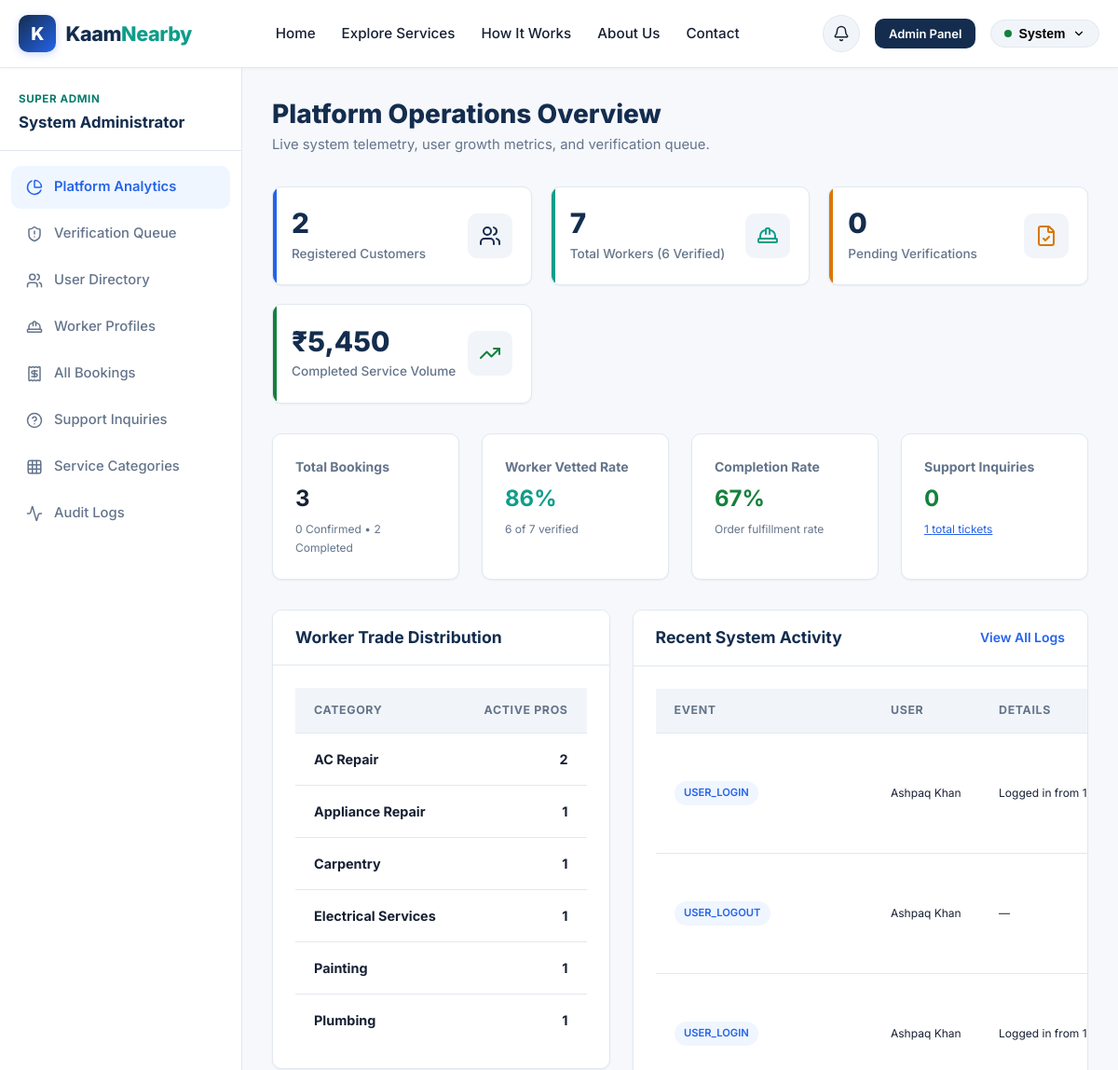
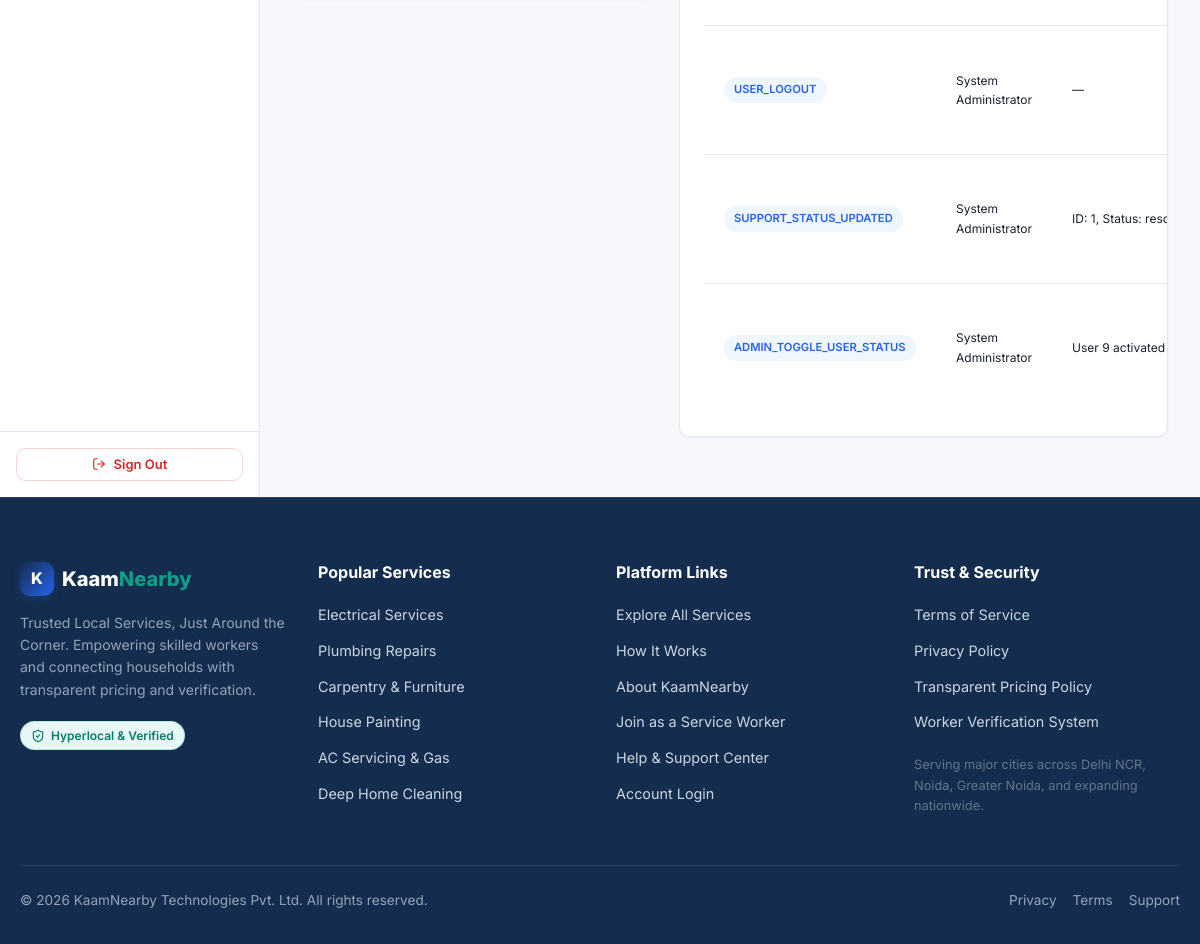
The page /admin/dashboard (signed in) on the database its author committed (2 pictures, top to bottom).
### tables this page shows
CREATE TABLE users (
    id INTEGER PRIMARY KEY AUTOINCREMENT,
    name TEXT NOT NULL,
    email TEXT UNIQUE NOT NULL,
    password_hash TEXT NOT NULL,
    role TEXT NOT NULL CHECK(role IN ('customer', 'worker', 'admin')),
    phone TEXT,
    city TEXT NOT NULL,
    is_active INTEGER DEFAULT 1,
    created_at TIMESTAMP DEFAULT CURRENT_TIMESTAMP
);

CREATE TABLE audit_logs (
    id INTEGER PRIMARY KEY AUTOINCREMENT,
    user_id INTEGER REFERENCES users(id),
    action TEXT NOT NULL,
    details TEXT,
    ip_address TEXT,
    created_at TIMESTAMP DEFAULT CURRENT_TIMESTAMP
);

### app.py (the view)
    @app.route('/admin/dashboard')
    @admin_required
    def admin_dashboard():
        db = get_db()
        total_customers = db.execute("SELECT COUNT(id) FROM users WHERE role = 'customer'").fetchone()[0]
        total_workers = db.execute("SELECT COUNT(id) FROM workers").fetchone()[0]
        pending_verifications = db.execute("SELECT COUNT(id) FROM verifications WHERE status = 'pending'").fetchone()[0]
        approved_workers = db.execute("SELECT COUNT(id) FROM workers WHERE verification_status = 'approved'").fetchone()[0]
        total_bookings = db.execute("SELECT COUNT(id) FROM bookings").fetchone()[0]
        confirmed_bookings = db.execute("SELECT COUNT(id) FROM bookings WHERE status = 'confirmed'").fetchone()[0]
        completed_bookings = db.execute("SELECT COUNT(id) FROM bookings WHERE status = 'completed'").fetchone()[0]
        volume_row = db.execute("SELECT SUM(agreed_price) FROM bookings WHERE status = 'completed'").fetchone()
        platform_gmv = volume_row[0] if volume_row and volume_row[0] else 0.0
        open_support_messages = db.execute("SELECT COUNT(id) FROM support_messages WHERE status = 'open'").fetchone()[0]
        total_support_messages = db.execute("SELECT COUNT(id) FROM support_messages").fetchone()[0]
        category_stats = db.execute("""
            SELECT category, COUNT(id) as count
            FROM workers
            GROUP BY category
            ORDER BY count DESC
        """).fetchall()
        recent_audits = db.execute("""
            SELECT a.*, u.name as user_name, u.role as user_role
            FROM audit_logs a
            LEFT JOIN users u ON a.user_id = u.id
            ORDER BY a.created_at DESC LIMIT 6
        """).fetchall()
        return render_template(
            'admin/dashboard.html',
            total_customers=total_customers,
            total_workers=total_workers,
            pending_verifications=pending_verifications,
            approved_workers=approved_workers,
            total_bookings=total_bookings,
            confirmed_bookings=confirmed_bookings,
            completed_bookings=completed_bookings,
            platform_gmv=platform_gmv,
            open_support_messages=open_support_messages,
            total_support_messages=total_support_messages,
            category_stats=category_stats,
            recent_audits=recent_audits
        )

### templates/admin/dashboard.html (shortened to what this page needs)
{% extends 'base.html' %}
{% block content %}
<div class="dashboard-layout">
  {% include 'partials/sidebar.html' %}
  <div class="dashboard-content">
    <div class="dashboard-header">
      <div>
        <h1 class="dashboard-title">Platform Operations Overview</h1>
        <p class="dashboard-subtitle">Live system telemetry, user growth metrics, and verification queue.</p>
      </div>
    </div>
    <div class="stats-grid">
      <div class="stat-card">
        <div class="stat-info">
          <div class="stat-value">{{ total_customers }}</div>
          <div class="stat-label">Registered Customers</div>
        </div>
        <div class="stat-icon"><i data-lucide="users"></i></div>
      </div>
      <div class="stat-card stat-teal">
        <div class="stat-info">
          <div class="stat-value">{{ total_workers }}</div>
          <div class="stat-label">Total Workers ({{ approved_workers }} Verified)</div>
        </div>
        <div class="stat-icon" style="color: var(--teal-accent);"><i data-lucide="hard-hat"></i></div>
      </div>
      <div class="stat-card stat-amber">
        <div class="stat-info">
          <div class="stat-value">{{ pending_verifications }}</div>
          <div class="stat-label">Pending Verifications</div>
        </div>
        <div class="stat-icon" style="color: var(--color-warning);"><i data-lucide="file-check"></i></div>
      </div>
      <div class="stat-card stat-green">
        <div class="stat-info">
          <div class="stat-value">{{ platform_gmv|currency }}</div>
          <div class="stat-label">Completed Service Volume</div>
        </div>
        <div class="stat-icon" style="color: var(--color-success);"><i data-lucide="trending-up"></i></div>
      </div>
    </div>
    <div class="grid grid-cols-4 gap-6 mb-8">
      <div class="card" style="margin-bottom: 0;">
        <div class="card-body">
          <div class="text-sm font-bold text-muted uppercase">Total Bookings</div>
          <div class="text-2xl font-bold mt-1">{{ total_bookings }}</div>
          <div class="text-xs text-muted mt-1">{{ confirmed_bookings }} Confirmed &bull; {{ completed_bookings }} Completed</div>
        </div>
      </div>
      <div class="card" style="margin-bottom: 0;">
        <div class="card-body">
          <div class="text-sm font-bold text-muted uppercase">Worker Vetted Rate</div>
          <div class="text-2xl font-bold mt-1" style="color: var(--teal-accent);">
            {{ ((approved_workers / total_workers) * 100)|round(0)|int if total_workers > 0 else 0 }}%
          </div>
          <div class="text-xs text-muted mt-1">{{ approved_workers }} of {{ total_workers }} verified</div>
        </div>
      </div>
      <div class="card" style="margin-bottom: 0;">
        <div class="card-body">
          <div class="text-sm font-bold text-muted uppercase">Completion Rate</div>
          <div class="text-2xl font-bold mt-1" style="color: var(--color-success);">
            {{ ((completed_bookings / total_bookings) * 100)|round(0)|int if total_bookings > 0 else 0 }}%
          </div>
          <div class="text-xs text-muted mt-1">Order fulfillment rate</div>
        </div>
      </div>
      <div class="card" style="margin-bottom: 0;">
        <div class="card-body">
          <div class="text-sm font-bold text-muted uppercase">Support Inquiries</div>
          <div class="text-2xl font-bold mt-1" style="color: {{ 'var(--color-error)' if open_support_messages > 0 else 'var(--color-success)' }};">
            {{ open_support_messages }}
          </div>
          <div class="text-xs text-muted mt-1">
            <a href="{{ url_for('admin_support') }}" style="text-decoration: underline;">{{ total_support_messages }} total tickets</a>
          </div>
        </div>
      </div>
    </div>
    <div style="display: grid; grid-template-columns: 1fr 1.35fr; gap: 1.5rem; align-items: flex-start;">
      <div class="card">
        <div class="card-header">
          <h3 class="card-title">Worker Trade Distribution</h3>
        </div>
        <div class="card-body p-0">
          <table class="data-table">
            <thead>
              <tr>
                <th>Category</th>
                <th class="text-right">Active Pros</th>
              </tr>
            </thead>
            <tbody>
              {% for c in category_stats %}
                <tr>
                  <td><strong>{{ c.category }}</strong></td>
                  <td class="text-right font-bold">{{ c.count }}</td>
                </tr>
              {% else %}
                <tr>
                  <td colspan="2" class="text-center text-muted">No worker trade data available.</td>
                </tr>
              {% endfor %}
            </tbody>
          </table>
        </div>
      </div>
      <div class="card">
        <div class="card-header">
          <h3 class="card-title">Recent System Activity</h3>
          <a href="{{ url_for('admin_audit_logs') }}" class="text-sm font-semibold">View All Logs</a>
        </div>
        <div class="card-body p-0">
          <table class="data-table">
            <thead>
              <tr>
                <th>Event</th>
                <th>User</th>
                <th>Details</th>
              </tr>
            </thead>
            <tbody>
              {% for a in recent_audits %}
                <tr>
                  <td>
                    <span class="badge" style="background:#EFF6FF; color:var(--primary-blue); font-size:0.7rem;">{{ a.action }}</span>
                  </td>
                  <td class="text-xs">{{ a.user_name or 'System' }}</td>
                  <td class="text-xs text-muted" style="max-width:180px; overflow:hidden; text-overflow:ellipsis; white-space:nowrap;">{{ a.details or '—' }}</td>
                </tr>
              {% else %}
                <tr>
                  <td colspan="4" class="text-center text-muted">No audit logs recorded yet.</td>
                </tr>
              {% endfor %}
            </tbody>
          </table>
        </div>
      </div>
    </div>
  </div>
</div>
{% endblock %}

### templates/partials/navbar.html (shortened to what this page needs)
<nav class="navbar">
  <div class="container nav-container">
    <a href="{{ url_for('index') }}" class="brand-logo">
      <div class="brand-icon-box">K</div>
      <span>Kaam<span class="accent">Nearby</span></span>
    </a>
    <ul class="nav-links" id="navLinks">
      <li><a href="{{ url_for('index') }}" class="{{ 'active' if request.endpoint == 'index' else '' }}">Home</a></li>
      <li><a href="{{ url_for('services') }}" class="{{ 'active' if request.endpoint == 'services' else '' }}">Explore Services</a></li>
      <li><a href="{{ url_for('how_it_works') }}" class="{{ 'active' if request.endpoint == 'how_it_works' else '' }}">How It Works</a></li>
      <li><a href="{{ url_for('about') }}" class="{{ 'active' if request.endpoint == 'about' else '' }}">About Us</a></li>
      <li><a href="{{ url_for('contact') }}" class="{{ 'active' if request.endpoint == 'contact' else '' }}">Contact</a></li>
    </ul>
    <div class="nav-actions">
      {% if current_user %}
        <a href="{{ url_for('notifications') }}" class="notif-btn" title="Notifications">
          <i data-lucide="bell" style="width: 18px; height: 18px;"></i>
        </a>
        {% if current_user.role == 'customer' %}
          <a href="{{ url_for('customer_dashboard') }}" class="btn btn-outline-primary btn-sm">Dashboard</a>
        {% elif current_user.role == 'worker' %}
          <a href="{{ url_for('worker_dashboard') }}" class="btn btn-teal btn-sm">Worker Hub</a>
        {% elif current_user.role == 'admin' %}
          <a href="{{ url_for('admin_dashboard') }}" class="btn btn-navy btn-sm">Admin Panel</a>
        {% endif %}
        <div class="user-dropdown">
          <button class="dropdown-trigger" id="userDropdownTrigger" type="button">
            <span style="display:inline-block; width:8px; height:8px; border-radius:50%; background:var(--color-success);"></span>
            <span>{{ current_user.name.split(' ')[0] }}</span>
            <i data-lucide="chevron-down" style="width: 14px; height: 14px;"></i>
          </button>
        </div>
      {% else %}
        <a href="{{ url_for('login') }}" class="btn btn-outline btn-sm">Log In</a>
        <a href="{{ url_for('register') }}" class="btn btn-primary btn-sm">Get Started</a>
      {% endif %}
    </div>
  </div>
</nav>

### templates/partials/sidebar.html (shortened to what this page needs)
<aside class="sidebar">
  <div>
    <div class="sidebar-header">
      <div class="sidebar-user-role">
        {% if current_user.role == 'customer' %}
          Customer Portal
        {% elif current_user.role == 'worker' %}
          Worker Hub
        {% elif current_user.role == 'admin' %}
          Super Admin
        {% endif %}
      </div>
      <div class="sidebar-user-name">{{ current_user.name }}</div>
    </div>
    <ul class="sidebar-nav">
      {% if current_user.role == 'customer' %}
        <li>
          <a href="{{ url_for('customer_dashboard') }}" class="{{ 'active' if request.endpoint == 'customer_dashboard' else '' }}">
            <i data-lucide="layout-dashboard"></i> Overview
          </a>
        </li>
        <li>
          <a href="{{ url_for('services') }}">
            <i data-lucide="search"></i> Find Services
          </a>
        </li>
        <li>
          <a href="{{ url_for('customer_bookings') }}" class="{{ 'active' if request.endpoint in ('customer_bookings', 'customer_booking_detail') else '' }}">
            <i data-lucide="calendar"></i> My Bookings
          </a>
        </li>
        <li>
          <a href="{{ url_for('notifications') }}" class="{{ 'active' if request.endpoint == 'notifications' else '' }}">
            <i data-lucide="bell"></i> Notifications
            {% if unread_notifications_count > 0 %}
              <span class="badge badge-pending" style="margin-left:auto; font-size:0.7rem; padding:0.15rem 0.45rem;">{{ unread_notifications_count }}</span>
            {% endif %}
          </a>
        </li>
        <li>
          <a href="{{ url_for('customer_profile') }}" class="{{ 'active' if request.endpoint == 'customer_profile' else '' }}">
            <i data-lucide="user"></i> Profile Settings
          </a>
        </li>
      {% elif current_user.role == 'admin' %}
        <li>
          <a href="{{ url_for('admin_dashboard') }}" class="{{ 'active' if request.endpoint == 'admin_dashboard' else '' }}">
            <i data-lucide="pie-chart"></i> Platform Analytics
          </a>
        </li>
        <li>
          <a href="{{ url_for('admin_verifications') }}" class="{{ 'active' if request.endpoint == 'admin_verifications' else '' }}">
            <i data-lucide="shield-alert"></i> Verification Queue
          </a>
        </li>
        <li>
          <a href="{{ url_for('admin_users') }}" class="{{ 'active' if request.endpoint == 'admin_users' else '' }}">
            <i data-lucide="users"></i> User Directory
          </a>
        </li>
        <li>
          <a href="{{ url_for('admin_workers') }}" class="{{ 'active' if request.endpoint == 'admin_workers' else '' }}">
            <i data-lucide="hard-hat"></i> Worker Profiles
          </a>
        </li>
        <li>
          <a href="{{ url_for('admin_bookings') }}" class="{{ 'active' if request.endpoint in ('admin_bookings', 'admin_booking_detail') else '' }}">
            <i data-lucide="receipt"></i> All Bookings
          </a>
        </li>
        <li>
          <a href="{{ url_for('admin_support') }}" class="{{ 'active' if request.endpoint in ('admin_support', 'admin_support_detail') else '' }}">
            <i data-lucide="help-circle"></i> Support Inquiries
          </a>
        </li>
        <li>
          <a href="{{ url_for('admin_categories') }}" class="{{ 'active' if request.endpoint == 'admin_categories' else '' }}">
            <i data-lucide="grid"></i> Service Categories
          </a>
        </li>
        <li>
          <a href="{{ url_for('admin_audit_logs') }}" class="{{ 'active' if request.endpoint == 'admin_audit_logs' else '' }}">
            <i data-lucide="activity"></i> Audit Logs
          </a>
        </li>
      {% endif %}
    </ul>
  </div>
  <div class="sidebar-footer">
    <a href="{{ url_for('logout') }}" class="btn btn-outline btn-sm btn-block" style="color:var(--color-error); border-color:rgba(220,38,38,0.2);">
      <i data-lucide="log-out" style="width:14px; height:14px;"></i> Sign Out
    </a>
  </div>
</aside>

### rows shown on the page
users: name "System", name "System Administrator"
audit_logs: action "USER_LOGIN", name "Ashpaq Khan", details "Logged in from…"
audit_logs: action "USER_LOGOUT", name "Ashpaq Khan", details "—"
audit_logs: action "USER_LOGIN", name "Ashpaq Khan", details "Logged in from…"
audit_logs: action "USER_LOGOUT", name "System Administrator", details "—"
audit_logs: action "SUPPORT_STATUS_UPDATED", name "System Administrator", details "ID: 1, Status:…"
audit_logs: action "ADMIN_TOGGLE_USER_STATUS", name "System Administrator", details "User 9 activated"

### other values the page prints
{{ total_customers }} "2"
{{ total_workers }} "7"
{{ approved_workers }} "6"
{{ pending_verifications }} "0"
{{ platform_gmv|currency }} "₹5,450"
{{ total_bookings }} "3"
{{ confirmed_bookings }} "0"
{{ completed_bookings }} "2"
{{ open_support_messages }} "0"
{{ total_support_messages }} "1"
{{ c.category }} "AC Repair" "Appliance Repair" "Carpentry" "Electrical Services" "Painting" "Plumbing"
{{ c.count }} "2" "1" "1" "1" "1" "1"
